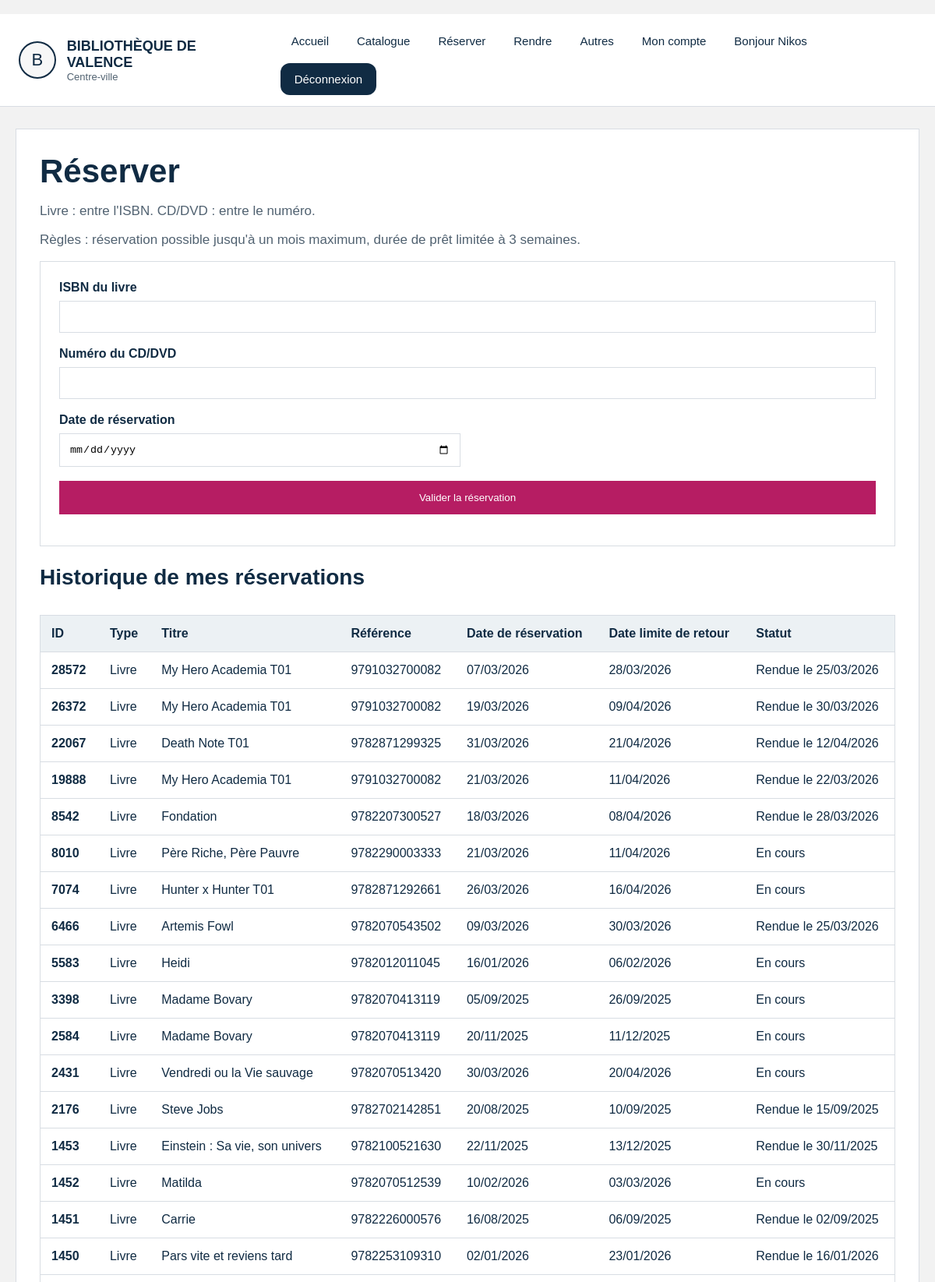
Screenshot of /reserver (signed in, upper part) with the database file from the repository.
### tables this page shows
CREATE TABLE LIVRE (id_livre INTEGER PRIMARY KEY, nom_livre TEXT, auteur_livre TEXT, maison_edition_livre TEXT, annee_livre NUMERIC, id_categorie NUMERIC REFERENCES CATEGORIE (id_categorie), ISBN_livre NUMERIC, resume TEXT, image TEXT, disponibilité INTEGER, total_exemplaires INTEGER);

CREATE TABLE RESERVATION (id_reservation NUMERIC PRIMARY KEY, date_reservation TEXT, date_de_retour TEXT, "id_client" NUMERIC REFERENCES CLIENT (id_client), bibliotheque_retrait TEXT, date_limite_retour TEXT, date_retour_effective TEXT);

### main.py (the view, shortened to what this page needs)
@application.route("/reserver", methods=["GET", "POST"])
def reserver():
    redirection = verifier_connexion()
    if redirection:
        return redirection
    base = bdd()
    message = None
    erreur = None
    utilisateur_id = session["utilisateur"]["id"]
    def creer_resa():
        reservation_id = prochain_identifiant(base, "RESERVATION", "id_reservation")
        auj = date.today()
        base.execute(
            "INSERT INTO RESERVATION (id_reservation, date_reservation, date_de_retour, id_client, date_limite_retour, date_retour_effective) VALUES (?, ?, NULL, ?, ?, NULL)",
            (reservation_id, date_francaise(auj), utilisateur_id, date_francaise(auj + timedelta(days=21))),
        )
        return reservation_id
    historique = bdd().execute(
        """
        SELECT type_media, id_reservation, nom_media, reference_media, date_reservation, date_limite_retour, date_retour_effective
        FROM VUE_HISTORIQUE_RESERVATIONS
        WHERE id_client = ?
        ORDER BY id_reservation DESC
        """,
        (utilisateur_id,),
    ).fetchall()
    return render_template("reserver.html", message=message, erreur=erreur, historique=historique)

### fonctions.py (called while the page is built)
def bdd(base_path=BASE_DONNEES):
    if "bdd" not in g:
        g.bdd = sqlite3.connect(base_path)
        g.bdd.row_factory = sqlite3.Row
    return g.bdd

def fermer_bdd(_erreur=None):
    connexion = g.pop("bdd", None)
    if connexion:
        connexion.close()

def faire_slug(texte):
    return "-".join(str(texte).strip().lower().split()) # permet de convertir un m eSSage en message

def categories_menu(base_path=BASE_DONNEES):
    try:
        lignes = bdd(base_path).execute(
            "SELECT id_categorie, nom_categorie FROM CATEGORIE ORDER BY id_categorie"
        ).fetchall()
    except Exception:
        return []
    return [
        {
            "id": l["id_categorie"],
            "nom": l["nom_categorie"],
            "categorie_url": faire_slug(l["nom_categorie"]),
        }
        for l in lignes
    ]

def verifier_connexion():
    if "utilisateur" not in session:
        return redirect(url_for("connexion", next=request.path))
    return None

def contexte_global(base_path=BASE_DONNEES):
    return {
        "utilisateur": session.get("utilisateur"),
        "admin_connecte": bool(session.get("admin")),
        "menu_categories": categories_menu(base_path),
    }

### main.py (called while the page is built)
@application.teardown_appcontext
def nettoyage_bdd(_erreur):
    fermer_bdd(_erreur)

@application.context_processor
def injecter_contexte():
    return contexte_global(BASE_DONNEES)

### templates/reserver.html (shortened to what this page needs)
﻿{% extends "base.html" %}
{% block content %}
<h1>Réserver</h1>
<p>Livre : entre l'ISBN. CD/DVD : entre le numéro.</p>
<p>Règles : réservation possible jusqu'à un mois maximum, durée de prêt limitée à 3 semaines.</p>
<div class="formulaire">
    <form method="POST" action="{{ url_for('reserver') }}">
        <div class="grille-formulaire">
            <div class="champ-formulaire grand">
                <label for="isbn">ISBN du livre</label>
                <input type="text" id="isbn" name="isbn">
            </div>
            <div class="champ-formulaire grand">
                <label for="numero_cd_dvd">Numéro du CD/DVD</label>
                <input type="number" id="numero_cd_dvd" name="numero_cd_dvd" min="1">
            </div>
            <div class="champ-formulaire">
                <label for="date_reservation">Date de réservation</label>
                <input type="date" id="date_reservation" name="date_reservation">
            </div>
            <div class="champ-formulaire grand">
                <button type="submit">Valider la réservation</button>
            </div>
        </div>
    </form>
</div>
<h2>Historique de mes réservations</h2>
<div class="table-conteneur">
    <table class="tableau-horaires">
        <thead>
            <tr>
                <th>ID</th>
                <th>Type</th>
                <th>Titre</th>
                <th>Référence</th>
                <th>Date de réservation</th>
                <th>Date limite de retour</th>
                <th>Statut</th>
            </tr>
        </thead>
        <tbody>
            {% for r in historique %}
            <tr>
                <td>{{ r["id_reservation"] }}</td>
                <td>{{ r["type_media"] }}</td>
                <td>{{ r["nom_media"] }}</td>
                <td>{{ r["reference_media"] }}</td>
                <td>{{ r["date_reservation"] }}</td>
                <td>{{ r["date_limite_retour"] or "-" }}</td>
                <td>
                    {% if r["date_retour_effective"] %}
                        Rendue le {{ r["date_retour_effective"] }}
                    {% else %}
                        En cours
                    {% endif %}
                </td>
            </tr>
            {% else %}
            <tr>
                <td colspan="7">Aucune réservation pour le moment.</td>
            </tr>
            {% endfor %}
        </tbody>
    </table>
</div>
{% endblock %}

### static/style.css (style rules this page uses)
* { box-sizing:border-box; }
body { margin:0; font-family:Arial, sans-serif; background:var(--fond); color:var(--bleu); }
.bloc-principal h1 { margin:0 0 10px 0; font-size:42px; }
.bloc-principal h2 { margin:24px 0 12px 0; font-size:28px; }
.bloc-principal p { color:var(--gris); font-size:17px; }
.tableau-horaires { width:100%; border-collapse:collapse; background:var(--blanc); border:1px solid var(--gris-clair); margin-top:20px; }
.tableau-horaires th, .tableau-horaires td { padding:14px; border-bottom:1px solid var(--gris-clair); text-align:left; }
.tableau-horaires th { background:#ecf1f4; }
.tableau-horaires td:first-child { font-weight:bold; color:var(--bleu); }
.formulaire { background:var(--blanc); border:1px solid var(--gris-clair); padding:24px; }
.grille-formulaire { display:grid; grid-template-columns:1fr 1fr; gap:18px; }
.champ-formulaire { display:flex; flex-direction:column; gap:8px; }
.champ-formulaire.grand { grid-column:1 / -1; }
.champ-formulaire label { font-weight:bold; }
.formulaire input, .formulaire select { width:100%; padding:12px; border:1px solid var(--gris-clair); }
.formulaire button { padding:14px 20px; border:none; background:var(--rose); color:white; cursor:pointer; }
.table-conteneur { overflow:auto; }

### rows the page displays
LIVRE: id_reservation "28572", type_media "Livre", nom_media "My Hero Academia T01", reference_media "9791032700082", date_reservation "07/03/2026", r "28/03/2026", date_retour_effective "25/03/2026", id_reservation "26372", date_reservation "19/03/2026", r "09/04/2026", date_retour_effective "30/03/2026", id_reservation "19888", date_reservation "21/03/2026", r "11/04/2026", date_retour_effective "22/03/2026"
LIVRE: id_reservation "22067", type_media "Livre", nom_media "Death Note T01", reference_media "9782871299325", date_reservation "31/03/2026", r "21/04/2026", date_retour_effective "12/04/2026"
LIVRE: id_reservation "8542", type_media "Livre", nom_media "Fondation", reference_media "9782207300527", date_reservation "18/03/2026", r "08/04/2026", date_retour_effective "28/03/2026"
LIVRE: id_reservation "8010", type_media "Livre", nom_media "Père Riche, Père Pauvre", reference_media "9782290003333", date_reservation "21/03/2026", r "11/04/2026", shows "En cours"
LIVRE: id_reservation "7074", type_media "Livre", nom_media "Hunter x Hunter T01", reference_media "9782871292661", date_reservation "26/03/2026", r "16/04/2026", shows "En cours"
LIVRE: id_reservation "6466", type_media "Livre", nom_media "Artemis Fowl", reference_media "9782070543502", date_reservation "09/03/2026", r "30/03/2026", date_retour_effective "25/03/2026"
LIVRE: id_reservation "5583", type_media "Livre", nom_media "Heidi", reference_media "9782012011045", date_reservation "16/01/2026", r "06/02/2026", shows "En cours"
RESERVATION: id_reservation "3398", type_media "Livre", nom_media "Madame Bovary", reference_media "9782070413119", date_reservation "05/09/2025", date_limite_retour "26/09/2025", shows "En cours"
RESERVATION: id_reservation "2584", type_media "Livre", nom_media "Madame Bovary", reference_media "9782070413119", date_reservation "20/11/2025", date_limite_retour "11/12/2025", shows "En cours"
RESERVATION: id_reservation "2431", type_media "Livre", nom_media "Vendredi ou la Vie sauvage", reference_media "9782070513420", date_reservation "30/03/2026", date_limite_retour "20/04/2026", shows "En cours"
RESERVATION: id_reservation "2176", type_media "Livre", nom_media "Steve Jobs", reference_media "9782702142851", date_reservation "20/08/2025", date_limite_retour "10/09/2025", date_retour_effective "15/09/2025"
RESERVATION: id_reservation "1453", type_media "Livre", nom_media "Einstein : Sa vie, son univers", reference_media "9782100521630", date_reservation "22/11/2025", date_limite_retour "13/12/2025", date_retour_effective "30/11/2025"
RESERVATION: id_reservation "1452", type_media "Livre", nom_media "Matilda", reference_media "9782070512539", date_reservation "10/02/2026", date_limite_retour "03/03/2026", shows "En cours"
RESERVATION: id_reservation "1451", type_media "Livre", nom_media "Carrie", reference_media "9782226000576", date_reservation "16/08/2025", date_limite_retour "06/09/2025", date_retour_effective "02/09/2025"
RESERVATION: id_reservation "1450", type_media "Livre", nom_media "Pars vite et reviens tard", reference_media "9782253109310", date_reservation "02/01/2026", date_limite_retour "23/01/2026", date_retour_effective "16/01/2026"

### other values shown
{{ utilisateur.prenom }} "Nikos"
